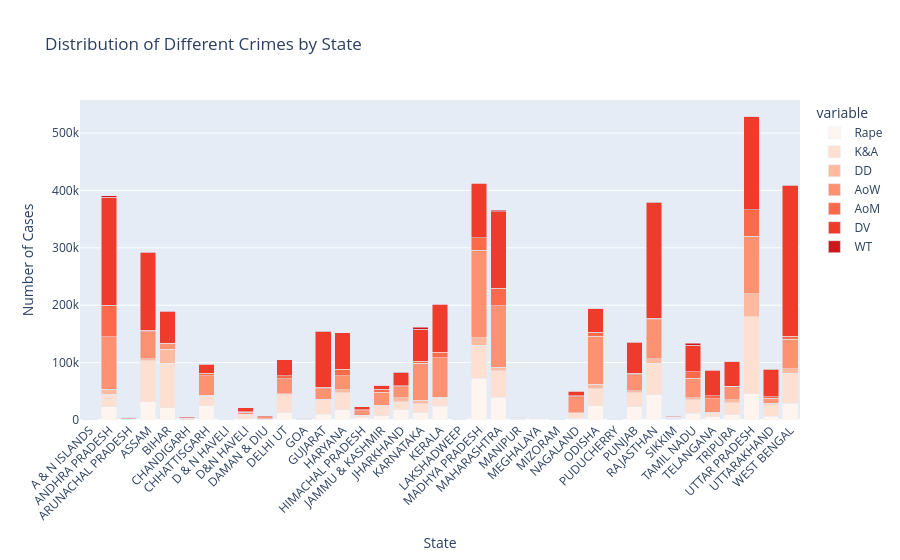

The notebook cell this image was saved under:
### Code cell
crime_cols = ["Rape", "K&A", "DD", "AoW", "AoM", "DV", "WT"]
state_crimes = df.groupby("State")[crime_cols].sum().reset_index()

fig = px.bar(state_crimes, 
             x="State", 
             y=crime_cols, 
             title="Distribution of Different Crimes by State",
             labels={"value": "Number of Cases", "State": "State"},
             barmode="stack",
             color_discrete_sequence=px.colors.sequential.Reds)
fig.update_layout(xaxis_tickangle=-45)
fig.show()

### Figure 1 — Plotly figure (JSON) as saved in the notebook; plotly's stock layout.template omitted (floating-point values rounded to 4 significant figures)
{"data": [{"alignmentgroup": "True", "hovertemplate": "variable=Rape<br>State=%{x}<br>Number of Cases=%{y}<extra></extra>", "legendgroup": "Rape", "marker": {"color": "rgb(255,245,240)", "pattern": {"shape": ""}}, "name": "Rape", "offsetgroup": "Rape", "orientation": "v", "showlegend": true, "textposition": "auto", "type": "bar", "x": ["A & N ISLANDS", "ANDHRA PRADESH", "ARUNACHAL PRADESH", "ASSAM", "BIHAR", "CHANDIGARH", "CHHATTISGARH", "D & N HAVELI", "D&N HAVELI", "DAMAN & DIU", "DELHI UT", "GOA", "GUJARAT", "HARYANA", "HIMACHAL PRADESH", "JAMMU & KASHMIR", "JHARKHAND", "KARNATAKA", "KERALA", "LAKSHADWEEP", "MADHYA PRADESH", "MAHARASHTRA", "MANIPUR", "MEGHALAYA", "MIZORAM", "NAGALAND", "ODISHA", "PUDUCHERRY", "PUNJAB", "RAJASTHAN", "SIKKIM", "TAMIL NADU", "TELANGANA", "TRIPURA", "UTTAR PRADESH", "UTTARAKHAND", "WEST BENGAL"], "xaxis": "x", "y": [424, 23424, 1153, 32190, 21006, 795, 25178, 49, 2294, 619, 13065, 1019, 9940, 17776, 4474, 7656, 18054, 12723, 24184, 20, 72808, 39252, 905, 1971, 1241, 3037, 24810, 140, 23062, 43799, 1237, 11633, 5533, 8844, 45694, 6207, 29486], "yaxis": "y"}, {"alignmentgroup": "True", "hovertemplate": "variable=K&A<br>State=%{x}<br>Number of Cases=%{y}<extra></extra>", "legendgroup": "K&A", "marker": {"color": "rgb(254,224,210)", "pattern": {"shape": ""}}, "name": "K&A", "offsetgroup": "K&A", "orientation": "v", "showlegend": true, "textposition": "auto", "type": "bar", "x": ["A & N ISLANDS", "ANDHRA PRADESH", "ARUNACHAL PRADESH", "ASSAM", "BIHAR", "CHANDIGARH", "CHHATTISGARH", "D & N HAVELI", "D&N HAVELI", "DAMAN & DIU", "DELHI UT", "GOA", "GUJARAT", "HARYANA", "HIMACHAL PRADESH", "JAMMU & KASHMIR", "JHARKHAND", "KARNATAKA", "KERALA", "LAKSHADWEEP", "MADHYA PRADESH", "MAHARASHTRA", "MANIPUR", "MEGHALAYA", "MIZORAM", "NAGALAND", "ODISHA", "PUDUCHERRY", "PUNJAB", "RAJASTHAN", "SIKKIM", "TAMIL NADU", "TELANGANA", "TRIPURA", "UTTAR PRADESH", "UTTARAKHAND", "WEST BENGAL"], "xaxis": "x", "y": [363, 21707, 1272, 71462, 77687, 1547, 16536, 77, 7071, 1725, 31251, 720, 25733, 29593, 4043, 17464, 13604, 15258, 14056, 1, 57485, 46522, 1802, 628, 40, 9180, 29847, 201, 24611, 55320, 1428, 23534, 5948, 21390, 133856, 20319, 51742], "yaxis": "y"}, {"alignmentgroup": "True", "hovertemplate": "variable=DD<br>State=%{x}<br>Number of Cases=%{y}<extra></extra>", "legendgroup": "DD", "marker": {"color": "rgb(252,187,161)", "pattern": {"shape": ""}}, "name": "DD", "offsetgroup": "DD", "orientation": "v", "showlegend": true, "textposition": "auto", "type": "bar", "x": ["A & N ISLANDS", "ANDHRA PRADESH", "ARUNACHAL PRADESH", "ASSAM", "BIHAR", "CHANDIGARH", "CHHATTISGARH", "D & N HAVELI", "D&N HAVELI", "DAMAN & DIU", "DELHI UT", "GOA", "GUJARAT", "HARYANA", "HIMACHAL PRADESH", "JAMMU & KASHMIR", "JHARKHAND", "KARNATAKA", "KERALA", "LAKSHADWEEP", "MADHYA PRADESH", "MAHARASHTRA", "MANIPUR", "MEGHALAYA", "MIZORAM", "NAGALAND", "ODISHA", "PUDUCHERRY", "PUNJAB", "RAJASTHAN", "SIKKIM", "TAMIL NADU", "TELANGANA", "TRIPURA", "UTTAR PRADESH", "UTTARAKHAND", "WEST BENGAL"], "xaxis": "x", "y": [13, 8165, 4, 2757, 24428, 68, 1797, 1, 255, 30, 1106, 23, 652, 5144, 76, 735, 6814, 6028, 1525, 0, 13316, 5756, 3, 24, 5, 615, 7521, 48, 2977, 7769, 71, 3314, 1724, 4976, 40615, 2320, 8075], "yaxis": "y"}, {"alignmentgroup": "True", "hovertemplate": "variable=AoW<br>State=%{x}<br>Number of Cases=%{y}<extra></extra>", "legendgroup": "AoW", "marker": {"color": "rgb(252,146,114)", "pattern": {"shape": ""}}, "name": "AoW", "offsetgroup": "AoW", "orientation": "v", "showlegend": true, "textposition": "auto", "type": "bar", "x": ["A & N ISLANDS", "ANDHRA PRADESH", "ARUNACHAL PRADESH", "ASSAM", "BIHAR", "CHANDIGARH", "CHHATTISGARH", "D & N HAVELI", "D&N HAVELI", "DAMAN & DIU", "DELHI UT", "GOA", "GUJARAT", "HARYANA", "HIMACHAL PRADESH", "JAMMU & KASHMIR", "JHARKHAND", "KARNATAKA", "KERALA", "LAKSHADWEEP", "MADHYA PRADESH", "MAHARASHTRA", "MANIPUR", "MEGHALAYA", "MIZORAM", "NAGALAND", "ODISHA", "PUDUCHERRY", "PUNJAB", "RAJASTHAN", "SIKKIM", "TAMIL NADU", "TELANGANA", "TRIPURA", "UTTAR PRADESH", "UTTARAKHAND", "WEST BENGAL"], "xaxis": "x", "y": [558, 92084, 1584, 47115, 9953, 954, 33310, 46, 3931, 3642, 26039, 1475, 18116, 24347, 7574, 22850, 19771, 64492, 69081, 23, 152000, 107519, 1131, 1160, 1252, 27631, 83473, 870, 28644, 67855, 2358, 33885, 23938, 23744, 99650, 9160, 51014], "yaxis": "y"}, {"alignmentgroup": "True", "hovertemplate": "variable=AoM<br>State=%{x}<br>Number of Cases=%{y}<extra></extra>", "legendgroup": "AoM", "marker": {"color": "rgb(251,106,74)", "pattern": {"shape": ""}}, "name": "AoM", "offsetgroup": "AoM", "orientation": "v", "showlegend": true, "textposition": "auto", "type": "bar", "x": ["A & N ISLANDS", "ANDHRA PRADESH", "ARUNACHAL PRADESH", "ASSAM", "BIHAR", "CHANDIGARH", "CHHATTISGARH", "D & N HAVELI", "D&N HAVELI", "DAMAN & DIU", "DELHI UT", "GOA", "GUJARAT", "HARYANA", "HIMACHAL PRADESH", "JAMMU & KASHMIR", "JHARKHAND", "KARNATAKA", "KERALA", "LAKSHADWEEP", "MADHYA PRADESH", "MAHARASHTRA", "MANIPUR", "MEGHALAYA", "MIZORAM", "NAGALAND", "ODISHA", "PUDUCHERRY", "PUNJAB", "RAJASTHAN", "SIKKIM", "TAMIL NADU", "TELANGANA", "TRIPURA", "UTTAR PRADESH", "UTTARAKHAND", "WEST BENGAL"], "xaxis": "x", "y": [135, 54684, 97, 2698, 800, 281, 4382, 4, 836, 58, 6046, 475, 2925, 11834, 1306, 5179, 1572, 3862, 8873, 11, 21631, 30693, 88, 108, 162, 1487, 7631, 343, 2132, 2365, 118, 12084, 4836, 283, 46524, 2591, 5750], "yaxis": "y"}, {"alignmentgroup": "True", "hovertemplate": "variable=DV<br>State=%{x}<br>Number of Cases=%{y}<extra></extra>", "legendgroup": "DV", "marker": {"color": "rgb(239,59,44)", "pattern": {"shape": ""}}, "name": "DV", "offsetgroup": "DV", "orientation": "v", "showlegend": true, "textposition": "auto", "type": "bar", "x": ["A & N ISLANDS", "ANDHRA PRADESH", "ARUNACHAL PRADESH", "ASSAM", "BIHAR", "CHANDIGARH", "CHHATTISGARH", "D & N HAVELI", "D&N HAVELI", "DAMAN & DIU", "DELHI UT", "GOA", "GUJARAT", "HARYANA", "HIMACHAL PRADESH", "JAMMU & KASHMIR", "JHARKHAND", "KARNATAKA", "KERALA", "LAKSHADWEEP", "MADHYA PRADESH", "MAHARASHTRA", "MANIPUR", "MEGHALAYA", "MIZORAM", "NAGALAND", "ODISHA", "PUDUCHERRY", "PUNJAB", "RAJASTHAN", "SIKKIM", "TAMIL NADU", "TELANGANA", "TRIPURA", "UTTAR PRADESH", "UTTARAKHAND", "WEST BENGAL"], "xaxis": "x", "y": [365, 188511, 705, 135415, 55187, 1689, 16381, 35, 7314, 912, 27119, 356, 96480, 63266, 5420, 6274, 22458, 56202, 84277, 17, 95521, 133357, 443, 379, 130, 8577, 41222, 178, 53549, 201488, 1629, 45393, 44276, 42905, 163062, 47251, 262235], "yaxis": "y"}, {"alignmentgroup": "True", "hovertemplate": "variable=WT<br>State=%{x}<br>Number of Cases=%{y}<extra></extra>", "legendgroup": "WT", "marker": {"color": "rgb(203,24,29)", "pattern": {"shape": ""}}, "name": "WT", "offsetgroup": "WT", "orientation": "v", "showlegend": true, "textposition": "auto", "type": "bar", "x": ["A & N ISLANDS", "ANDHRA PRADESH", "ARUNACHAL PRADESH", "ASSAM", "BIHAR", "CHANDIGARH", "CHHATTISGARH", "D & N HAVELI", "D&N HAVELI", "DAMAN & DIU", "DELHI UT", "GOA", "GUJARAT", "HARYANA", "HIMACHAL PRADESH", "JAMMU & KASHMIR", "JHARKHAND", "KARNATAKA", "KERALA", "LAKSHADWEEP", "MADHYA PRADESH", "MAHARASHTRA", "MANIPUR", "MEGHALAYA", "MIZORAM", "NAGALAND", "ODISHA", "PUDUCHERRY", "PUNJAB", "RAJASTHAN", "SIKKIM", "TAMIL NADU", "TELANGANA", "TRIPURA", "UTTAR PRADESH", "UTTARAKHAND", "WEST BENGAL"], "xaxis": "x", "y": [10, 2548, 7, 343, 825, 7, 103, 0, 12, 29, 103, 111, 493, 519, 64, 13, 554, 2799, 990, 0, 396, 2533, 18, 24, 14, 66, 270, 13, 600, 668, 613, 4041, 866, 43, 333, 188, 940], "yaxis": "y"}], "layout": {"barmode": "stack", "legend": {"title": {"text": "variable"}, "tracegroupgap": 0}, "title": {"text": "Distribution of Different Crimes by State"}, "xaxis": {"anchor": "y", "domain": [0, 1], "tickangle": -45, "title": {"text": "State"}}, "yaxis": {"anchor": "x", "domain": [0, 1], "title": {"text": "Number of Cases"}}}}
